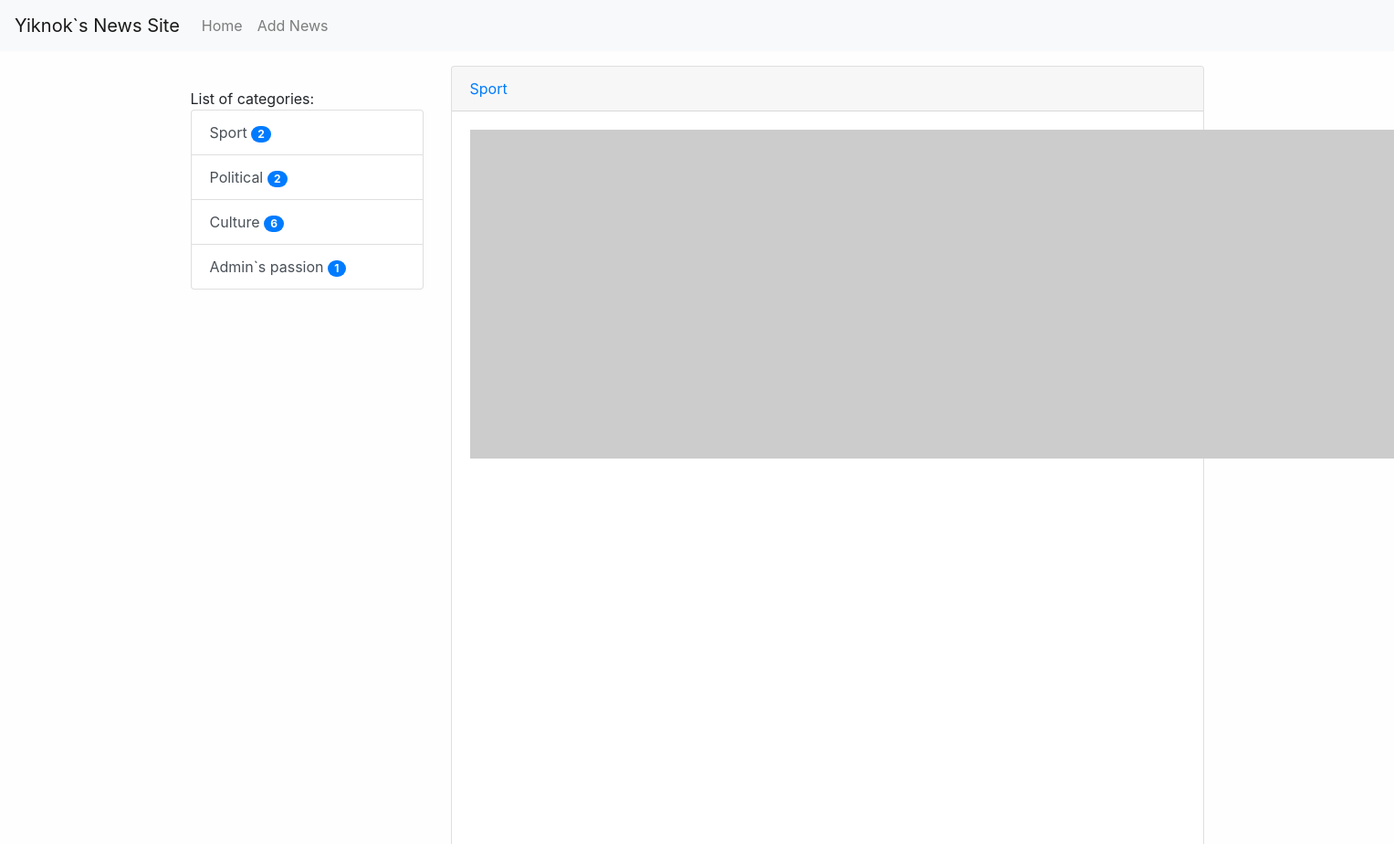
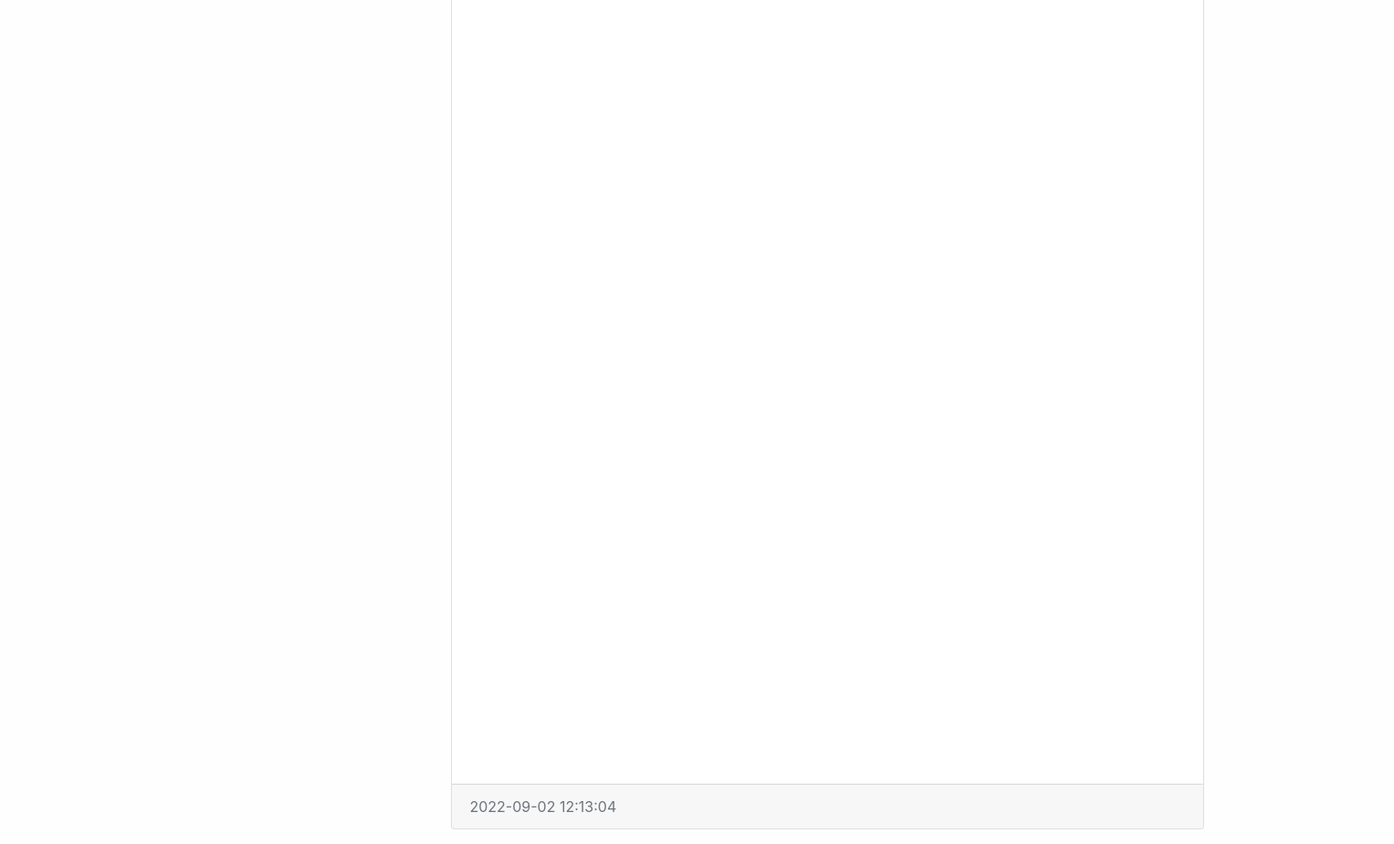
Screenshot of /news/8/ with the database file from the repository (2 pictures, top to bottom).
### news/models.py (models this page shows, shortened)
class Category(models.Model):
    title = models.CharField(max_length=150, db_index=True, verbose_name='Category title')
    def get_absolute_url(self):
        return reverse('category',kwargs={'category_id':self.pk})
    class Meta:
        verbose_name = 'Category'
        verbose_name_plural = 'Categories'
        ordering = ['title']

class News(models.Model):
    title = models.CharField(max_length=150, verbose_name='News Title')
    content = models.TextField(blank=True, verbose_name='News Content')
    created_at = models.DateTimeField(auto_now_add=True, verbose_name='Created At:')
    updated_at = models.DateTimeField(auto_now=True, verbose_name='Last Update:')
    photo = models.ImageField(upload_to='photos/%Y/%m/%d', blank=True, verbose_name='Photo')
    is_published=models.BooleanField(default=True,verbose_name='Published')
    category = models.ForeignKey('Category', on_delete=models.PROTECT, verbose_name='News Category')
    views = models.IntegerField(default=0)
    class Meta:
        verbose_name = 'News'
        verbose_name_plural = 'News'
        ordering = ['-created_at']

### news/views.py (the view)
# urls.py: path('news/<int:pk>/', ViewNews.as_view(), name='view_news'),
class ViewNews(DeleteView):
    model = News
    context_object_name = 'news_item'

### news/templatetags/news_tags.py (called while the page is built)
@register.simple_tag()
def get_categories():
    return Category.objects.all()

@register.inclusion_tag('news/list_categories.html')
def show_categories(arg1, arg2):
    categories = Category.objects.annotate(cnt=Count('news')).filter(cnt__gt=0)
    return {'categories': categories, 'arg1': arg1, 'arg2': arg2}

### news/templates/news/news_confirm_delete.html (shortened to what this page needs)
{% extends 'base.html' %}
{%block sidebar%}
{%include 'inc/_sidebar.html'%}
{%endblock%}
{%block content%}
<div class="card mb-3">
    <div class="card-header">
        <a href="{{item.category.get_absolute_url}}">{{news_item.category.title}}</a>
    </div>
    <div class="card-body">
        <div class="media">
            {%if news_item.photo%}
            <img src="{{news_item.photo.url}}" width="360" class="mr-3">
            {%else%}
            <img src="https://picsum.photos/id/1060/360/205?blur=2" class="mr-3">
            {%endif%}
        </div>
    </div>
    <div class="card-footer text-muted">
        {{news_item.created_at | date:'Y-m-d H:i:s'}}
    </div>
</div>
{%endblock%}

### news/templates/news/list_categories.html
<div class="list-group">
    {{arg1}} {{arg2}}
    {%for item in categories%}
    <a href="{{item.get_absolute_url}}" class="list-group-item list-group-item-action">{{item.title}}     <span class="badge badge-primary badge-pill">{{item.cnt}}</span>
</a>
    {%endfor%}
</div>

### djangoPractice/static/css/style.css (style rules this page uses)
body { background-color : #fefefe; }

### rows the page displays
Category: title "Sport", cnt "2"
Category: title "Political", cnt "2"
Category: title "Culture", cnt "6"
Category: title "Admin`s passion", cnt "1"
News: category "Sport", created_at "2022-09-02 12:13:04"

### other values shown
{{ arg1 }} "List of"
{{ arg2 }} "categories:"
